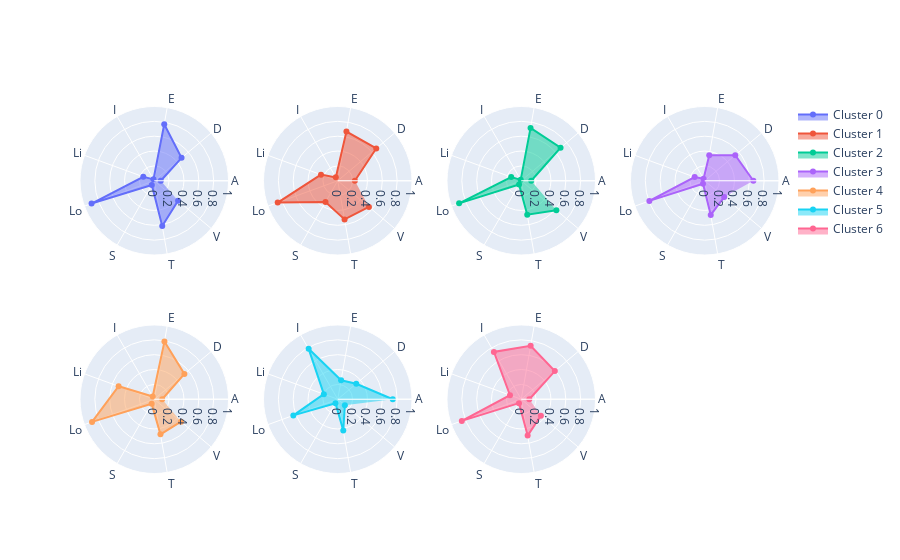

Notebook code cell kept with this figure:
### Code cell
fig = make_subplots(rows=2, cols=4, specs=[[{'type': 'polar'}]*4]*2)

angles = list(values_df.columns[4:])
angles.append(angles[0])

'''
A - Acousticness
D - Danceability
E - Energy
I - Instrumentalness
Li - Liveness
Lo - Loudness
S - Speechiness
T - Tempo
V - Valence
'''
abbrev = ["A", "D", "E", "I", "Li", "Lo", "S", "T", "V"]

layoutdict = dict(
            radialaxis=dict(
            visible=True,
            range=[0, 1]
            ))

for i in range(n_clusters):
    subset = values_df[values_df['cluster'] == i]
    data = [np.mean(subset[col]) for col in subset.columns[4:]]
    data.append(data[0])
    fig.add_trace(go.Scatterpolar(
        r=data,
        theta=abbrev,
        fill='toself',
        name="Cluster " + str(i)),
        i // 4 + 1,
        i % 4 + 1)
    
fig.update_layout(
        polar=layoutdict,
        polar2=layoutdict,
        polar3=layoutdict,
        polar4=layoutdict,
        polar5=layoutdict,
        polar6=layoutdict,
        polar7=layoutdict,
        polar8=layoutdict,
        showlegend=True
        )
fig.show()
#     fig.write_image('./visualizations/cluster' + str(i) + '.png')

### Figure 1 — Plotly figure (JSON) as saved in the notebook; plotly's stock layout.template omitted (floating-point values rounded to 4 significant figures)
{"data": [{"fill": "toself", "name": "Cluster 0", "r": [0.0878, 0.4795, 0.7725, 0.0216, 0.1574, 0.8985, 0.06595, 0.6178, 0.4182, 0.0878], "subplot": "polar", "theta": ["A", "D", "E", "I", "Li", "Lo", "S", "T", "V"], "type": "scatterpolar"}, {"fill": "toself", "name": "Cluster 1", "r": [0.2302, 0.6765, 0.6722, 0.05252, 0.2403, 0.8605, 0.3302, 0.5285, 0.5477, 0.2302], "subplot": "polar2", "theta": ["A", "D", "E", "I", "Li", "Lo", "S", "T", "V"], "type": "scatterpolar"}, {"fill": "toself", "name": "Cluster 2", "r": [0.1344, 0.6911, 0.7221, 0.01414, 0.1442, 0.8906, 0.0591, 0.4638, 0.6174, 0.1344], "subplot": "polar3", "theta": ["A", "D", "E", "I", "Li", "Lo", "S", "T", "V"], "type": "scatterpolar"}, {"fill": "toself", "name": "Cluster 3", "r": [0.655, 0.5363, 0.3491, 0.03151, 0.1443, 0.7935, 0.04624, 0.4673, 0.3417, 0.655], "subplot": "polar4", "theta": ["A", "D", "E", "I", "Li", "Lo", "S", "T", "V"], "type": "scatterpolar"}, {"fill": "toself", "name": "Cluster 4", "r": [0.1064, 0.5292, 0.7883, 0.04275, 0.5108, 0.8914, 0.0703, 0.4799, 0.4695, 0.1064], "subplot": "polar5", "theta": ["A", "D", "E", "I", "Li", "Lo", "S", "T", "V"], "type": "scatterpolar"}, {"fill": "toself", "name": "Cluster 5", "r": [0.7406, 0.3256, 0.26, 0.7838, 0.1995, 0.6364, 0.06091, 0.4279, 0.1249, 0.7406], "subplot": "polar6", "theta": ["A", "D", "E", "I", "Li", "Lo", "S", "T", "V"], "type": "scatterpolar"}, {"fill": "toself", "name": "Cluster 6", "r": [0.109, 0.5904, 0.73, 0.7363, 0.1611, 0.8516, 0.06062, 0.4971, 0.3454, 0.109], "subplot": "polar7", "theta": ["A", "D", "E", "I", "Li", "Lo", "S", "T", "V"], "type": "scatterpolar"}], "layout": {"polar": {"domain": {"x": [0, 0.2125], "y": [0.575, 1]}, "radialaxis": {"range": [0, 1], "visible": true}}, "polar2": {"domain": {"x": [0.2625, 0.475], "y": [0.575, 1]}, "radialaxis": {"range": [0, 1], "visible": true}}, "polar3": {"domain": {"x": [0.525, 0.7375], "y": [0.575, 1]}, "radialaxis": {"range": [0, 1], "visible": true}}, "polar4": {"domain": {"x": [0.7875, 1], "y": [0.575, 1]}, "radialaxis": {"range": [0, 1], "visible": true}}, "polar5": {"domain": {"x": [0, 0.2125], "y": [0, 0.425]}, "radialaxis": {"range": [0, 1], "visible": true}}, "polar6": {"domain": {"x": [0.2625, 0.475], "y": [0, 0.425]}, "radialaxis": {"range": [0, 1], "visible": true}}, "polar7": {"domain": {"x": [0.525, 0.7375], "y": [0, 0.425]}, "radialaxis": {"range": [0, 1], "visible": true}}, "polar8": {"domain": {"x": [0.7875, 1], "y": [0, 0.425]}, "radialaxis": {"range": [0, 1], "visible": true}}, "showlegend": true}}
